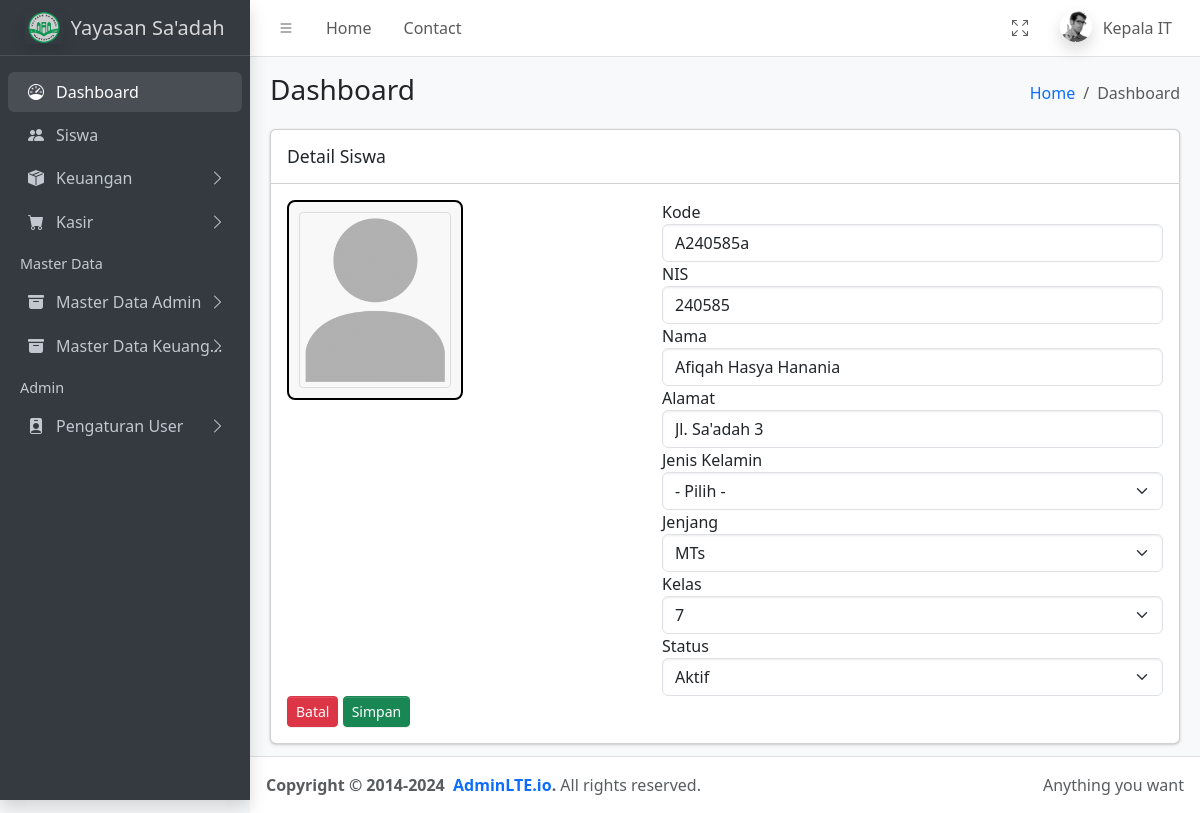
The page /index.php?page=show-siswa&id=1 (signed in) on the database its author committed.
### tables this page shows
CREATE TABLE `users` (
  `id` int(11) NOT NULL,
  `nama` varchar(100) NOT NULL,
  `jenis_kelamin` enum('L','P') NOT NULL,
  `username` varchar(50) NOT NULL,
  `password` varchar(255) NOT NULL,
  `role_id` int(11) NOT NULL
);

CREATE TABLE `siswa` (
  `id` int(20) NOT NULL,
  `kode` varchar(50) NOT NULL,
  `nis` int(11) NOT NULL,
  `nama` varchar(60) NOT NULL,
  `alamat` text DEFAULT NULL,
  `jenis_kelamin` enum('L','P') NOT NULL,
  `jenjang_id` int(11) NOT NULL,
  `kelas_id` int(11) NOT NULL,
  `status_id` int(11) NOT NULL,
  `foto` text DEFAULT NULL
);

### pages/siswa/show.php (the view, shortened to what this page needs)
<?php
if (isset($_GET['id'])) {
    $database = new Database();
    $db = $database->getConnection();
    $id = $_GET['id'];
    $findSql = "SELECT * FROM siswa WHERE id = :id";
    $stmt = $db->prepare($findSql);
    $stmt->bindParam(':id', $id);
    $stmt->execute();
    $row = $stmt->fetch();
    if (isset($row['id'])) {
        ?>
        <section class="content">
            <div class="card">
                <div class="card-header">
                    <h3 class="card-title">Detail Siswa</h3>
                </div>
                <div class="card-body">
                    <form method="POST" enctype="multipart/form-data">
                        <div class="row">
                            <div class="col-lg-5 col-sm-4">
                                <div class="image-container position-relative">
                                    <?php
                                    $fotoPath = 'assets/foto_siswa/' . $row['foto'];
                                    $placeholderPath = 'assets/image/placeholder.png';
                                    if (!empty($row['foto']) && file_exists($fotoPath)) {
                                        echo "<img src='$fotoPath' alt='{$row['nama']}' class='img-fluid siswa-img'>";
                                    } else {
                                        echo "<img src='$placeholderPath' alt='Placeholder Image' class='img-fluid siswa-img'>";
                                    }
                                    ?>
                                </div>
                            </div>
                            <div class="col-lg-7 col-sm-8">
                                <div class="form-group">
                                    <label for="kode">Kode</label>
                                    <input type="text" name="kode" class="form-control" value="<?= $row['kode'] ?>">
                                    <label for="nis">NIS</label>
                                    <input type="text" name="nis" class="form-control" value="<?= $row['nis'] ?>">
                                    <label for="nama">Nama</label>
                                    <input type="text" name="nama" class="form-control" value="<?= $row['nama'] ?>">
                                    <label for="alamat">Alamat</label>
                                    <input type="text" name="alamat" class="form-control" value="<?= $row['alamat'] ?>">
                                    <label for="jenis_kelamin">Jenis Kelamin</label>
                                    <select name="jenis_kelamin" class="form-select">
                                        <option value="">- Pilih -</option>
                                    </select>
                                    <label for="jenjang_id">Jenjang</label>
                                    <select name="jenjang_id" class="form-select">
                                        <?php
                                        $selectJenjangSQL = "SELECT * FROM jenjang";
                                        $stmtJenjang = $db->prepare($selectJenjangSQL);
                                        $stmtJenjang->execute();
                                        while($rowJenjang = $stmtJenjang->fetch(PDO::FETCH_ASSOC)) {
                                            $selected = ($rowJenjang['id'] == $row['jenjang_id']) ? 'selected' : '';
                                            echo "<option value=\"" . $rowJenjang['id'] . "\" $selected>" . $rowJenjang['jenjang'] . "</option>";
                                        }
                                        ?>
                                    </select>
                                    <label for="kelas_id">Kelas</label>
                                    <select name="kelas_id" class="form-select">
                                        <?php
                                        $selectKelasSQL = "SELECT * FROM kelas";
                                        $stmtKelas = $db->prepare($selectKelasSQL);
                                        $stmtKelas->execute();
                                        while($rowKelas = $stmtKelas->fetch(PDO::FETCH_ASSOC)) {
                                            $selected = ($rowKelas['id'] == $row['kelas_id']) ? 'selected' : '';
                                            echo "<option value=\"" . $rowKelas['id'] . "\" $selected>" . $rowKelas['kelas'] . "</option>";
                                        }
                                        ?>
                                    </select>
                                    <label for="status_id">Status</label>
                                    <select name="status_id" class="form-select">
                                        <?php
                                        $selectStatusSQL = "SELECT * FROM status";
                                        $stmtStatus = $db->prepare($selectStatusSQL);
                                        $stmtStatus->execute();
                                        while($rowStatus = $stmtStatus->fetch(PDO::FETCH_ASSOC)) {
                                            $selected = ($rowStatus['id'] == $row['status_id']) ? 'selected' : '';
                                            echo "<option value=\"" . $rowStatus['id'] . "\" $selected>" . $rowStatus['status'] . "</option>";
                                        }
                                        ?>
                                    </select>
                                </div>
                            </div>
                        </div>
                        <a href="?page=siswa" class="btn btn-danger btn-sm float-right">
                            <i class="fa fa-times"></i> Batal
                        </a>
                        <button type="submit" name="button_update" class="btn btn-success btn-sm float-right">
                            <i class="fa fa-save"></i> Simpan
                        </button>
                    </form>
                </div>
            </div>
        </section>
        <?php
    } else {
        echo "<meta http-equiv='refresh' content='0;url=?page=siswa'>";
    }
}
?>

### partials/navbar.php (shortened to what this page needs)
<nav class="app-header navbar navbar-expand bg-body">
    <div class="container-fluid">
        <ul class="navbar-nav">
            <li class="nav-item"> <a class="nav-link" data-lte-toggle="sidebar" href="#" role="button"> <i class="bi bi-list"></i> </a> </li>
            <li class="nav-item d-none d-md-block"> <a href="#" class="nav-link">Home</a> </li>
            <li class="nav-item d-none d-md-block"> <a href="#" class="nav-link">Contact</a> </li>
        </ul>
        <ul class="navbar-nav ms-auto">
            <li class="nav-item">
                <a class="nav-link" href="#" data-lte-toggle="fullscreen">
                    <i data-lte-icon="maximize" class="bi bi-arrows-fullscreen"></i>
                </a>
            </li>
            <li class="nav-item dropdown user-menu">
                <a href="#" class="nav-link dropdown-toggle" data-bs-toggle="dropdown">
                    <img src="assets/dist/assets/img/user2-160x160.jpg" class="user-image rounded-circle shadow" alt="User Image">
                    <span class="d-none d-md-inline"><?php echo $username ?></span>
                </a>
            </li>
        </ul>
    </div>
</nav>

### assets/css/style.css (style rules this page uses)
.image-container { border: 2px solid #000; padding: 10px; border-radius: 8px; max-width: 50%; justify-content: center; align-items: center; background-color: #f8f8f8; position: relative; display: inline-block; }
.img-fluid { max-width: 100%; height: auto; }
.siswa-img { width: 100%; border: 1px solid #ddd; border-radius: 4px; padding: 5px; transition: 0.3s; }

### rows shown on the page
users: nama "Kepala IT"
siswa: kode "A240585a", nis "240585", nama "Afiqah Hasya Hanania", alamat "Jl. Sa'adah 3"

### other values the page prints
form field jenjang_id "MTs"
form field kelas_id "7"
form field status_id "Aktif"
